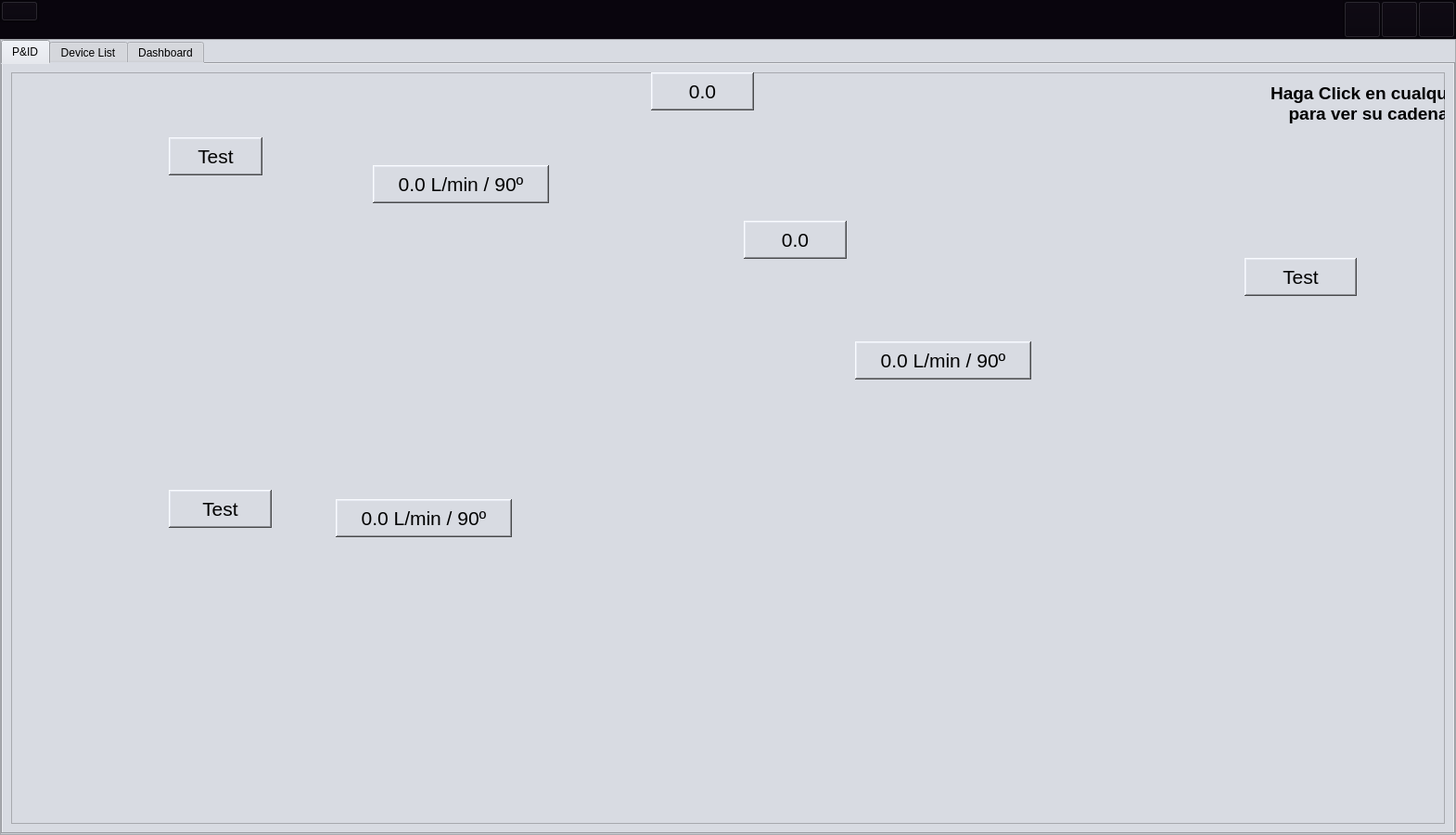
<?xml version="1.0" encoding="UTF-8"?>
<ui version="4.0">
 <class>MainWindow</class>
 <widget class="QMainWindow" name="MainWindow">
  <property name="geometry">
   <rect>
    <x>0</x>
    <y>0</y>
    <width>1570</width>
    <height>900</height>
   </rect>
  </property>
  <property name="contextMenuPolicy">
   <enum>Qt::DefaultContextMenu</enum>
  </property>
  <property name="windowTitle">
   <string>Revolvedora IoT</string>
  </property>
  <property name="windowOpacity">
   <double>1.000000000000000</double>
  </property>
  <widget class="QWidget" name="centralwidget">
   <layout class="QHBoxLayout" name="horizontalLayout">
    <property name="spacing">
     <number>0</number>
    </property>
    <property name="leftMargin">
     <number>0</number>
    </property>
    <property name="topMargin">
     <number>0</number>
    </property>
    <property name="rightMargin">
     <number>0</number>
    </property>
    <property name="bottomMargin">
     <number>0</number>
    </property>
    <item>
     <widget class="QFrame" name="left_frame">
      <property name="minimumSize">
       <size>
        <width>0</width>
        <height>0</height>
       </size>
      </property>
      <property name="maximumSize">
       <size>
        <width>0</width>
        <height>16777215</height>
       </size>
      </property>
      <property name="frameShape">
       <enum>QFrame::NoFrame</enum>
      </property>
      <property name="frameShadow">
       <enum>QFrame::Raised</enum>
      </property>
      <layout class="QVBoxLayout" name="verticalLayout_2">
       <property name="spacing">
        <number>0</number>
       </property>
       <property name="leftMargin">
        <number>0</number>
       </property>
       <property name="topMargin">
        <number>0</number>
       </property>
       <property name="rightMargin">
        <number>0</number>
       </property>
       <property name="bottomMargin">
        <number>0</number>
       </property>
       <item>
        <widget class="QFrame" name="creator_frame">
         <property name="minimumSize">
          <size>
           <width>0</width>
           <height>42</height>
          </size>
         </property>
         <property name="styleSheet">
          <string notr="true">background-color: rgb(9, 5, 13)</string>
         </property>
         <property name="frameShape">
          <enum>QFrame::NoFrame</enum>
         </property>
         <property name="frameShadow">
          <enum>QFrame::Raised</enum>
         </property>
         <layout class="QHBoxLayout" name="horizontalLayout_13">
          <property name="spacing">
           <number>0</number>
          </property>
          <property name="leftMargin">
           <number>0</number>
          </property>
          <property name="topMargin">
           <number>0</number>
          </property>
          <property name="rightMargin">
           <number>0</number>
          </property>
          <property name="bottomMargin">
           <number>0</number>
          </property>
          <item>
           <widget class="QLabel" name="creatorL">
            <property name="minimumSize">
             <size>
              <width>155</width>
              <height>30</height>
             </size>
            </property>
            <property name="maximumSize">
             <size>
              <width>161</width>
              <height>33</height>
             </size>
            </property>
            <property name="font">
             <font>
              <pointsize>20</pointsize>
              <weight>75</weight>
              <bold>true</bold>
             </font>
            </property>
            <property name="styleSheet">
             <string notr="true">color: rgb(255, 255, 255);</string>
            </property>
            <property name="text">
             <string>C.P.A 2024</string>
            </property>
            <property name="alignment">
             <set>Qt::AlignCenter</set>
            </property>
           </widget>
          </item>
         </layout>
        </widget>
       </item>
       <item>
        <widget class="QFrame" name="frame">
         <property name="sizePolicy">
          <sizepolicy hsizetype="Preferred" vsizetype="Expanding">
           <horstretch>0</horstretch>
           <verstretch>0</verstretch>
          </sizepolicy>
         </property>
         <property name="frameShape">
          <enum>QFrame::StyledPanel</enum>
         </property>
         <property name="frameShadow">
          <enum>QFrame::Raised</enum>
         </property>
         <layout class="QHBoxLayout" name="horizontalLayout_3"/>
        </widget>
       </item>
      </layout>
     </widget>
    </item>
    <item>
     <widget class="QFrame" name="right_frame">
      <property name="sizePolicy">
       <sizepolicy hsizetype="Preferred" vsizetype="Expanding">
        <horstretch>0</horstretch>
        <verstretch>0</verstretch>
       </sizepolicy>
      </property>
      <property name="styleSheet">
       <string notr="true">background-color: rgb(216, 219, 226);</string>
      </property>
      <property name="frameShape">
       <enum>QFrame::NoFrame</enum>
      </property>
      <property name="frameShadow">
       <enum>QFrame::Raised</enum>
      </property>
      <layout class="QVBoxLayout" name="verticalLayout">
       <property name="spacing">
        <number>0</number>
       </property>
       <property name="leftMargin">
        <number>0</number>
       </property>
       <property name="topMargin">
        <number>0</number>
       </property>
       <property name="rightMargin">
        <number>0</number>
       </property>
       <property name="bottomMargin">
        <number>0</number>
       </property>
       <item>
        <widget class="QFrame" name="header_frame">
         <property name="styleSheet">
          <string notr="true">background-color: rgb(9, 5, 13);</string>
         </property>
         <property name="frameShape">
          <enum>QFrame::NoFrame</enum>
         </property>
         <property name="frameShadow">
          <enum>QFrame::Raised</enum>
         </property>
         <layout class="QHBoxLayout" name="horizontalLayout_2">
          <property name="spacing">
           <number>0</number>
          </property>
          <property name="leftMargin">
           <number>0</number>
          </property>
          <property name="topMargin">
           <number>0</number>
          </property>
          <property name="rightMargin">
           <number>0</number>
          </property>
          <property name="bottomMargin">
           <number>0</number>
          </property>
          <item alignment="Qt::AlignLeft|Qt::AlignTop">
           <widget class="QFrame" name="frame_6">
            <property name="frameShape">
             <enum>QFrame::StyledPanel</enum>
            </property>
            <property name="frameShadow">
             <enum>QFrame::Raised</enum>
            </property>
            <layout class="QHBoxLayout" name="horizontalLayout_7">
             <property name="spacing">
              <number>0</number>
             </property>
             <property name="leftMargin">
              <number>0</number>
             </property>
             <property name="topMargin">
              <number>0</number>
             </property>
             <property name="rightMargin">
              <number>0</number>
             </property>
             <property name="bottomMargin">
              <number>0</number>
             </property>
             <item>
              <widget class="QPushButton" name="open_close_side_bar_btn">
               <property name="maximumSize">
                <size>
                 <width>44</width>
                 <height>40</height>
                </size>
               </property>
               <property name="text">
                <string/>
               </property>
               <property name="icon">
                <iconset resource="Icons/Icons.qrc">
                 <normaloff>:/Icons/menu B.svg</normaloff>:/Icons/menu B.svg</iconset>
               </property>
               <property name="iconSize">
                <size>
                 <width>32</width>
                 <height>32</height>
                </size>
               </property>
              </widget>
             </item>
            </layout>
           </widget>
          </item>
          <item alignment="Qt::AlignRight|Qt::AlignTop">
           <widget class="QFrame" name="frame_7">
            <property name="frameShape">
             <enum>QFrame::StyledPanel</enum>
            </property>
            <property name="frameShadow">
             <enum>QFrame::Raised</enum>
            </property>
            <layout class="QHBoxLayout" name="horizontalLayout_4">
             <property name="spacing">
              <number>0</number>
             </property>
             <property name="leftMargin">
              <number>0</number>
             </property>
             <property name="topMargin">
              <number>0</number>
             </property>
             <property name="rightMargin">
              <number>0</number>
             </property>
             <property name="bottomMargin">
              <number>0</number>
             </property>
             <item>
              <widget class="QPushButton" name="minimize_window_button">
               <property name="minimumSize">
                <size>
                 <width>40</width>
                 <height>40</height>
                </size>
               </property>
               <property name="maximumSize">
                <size>
                 <width>40</width>
                 <height>40</height>
                </size>
               </property>
               <property name="text">
                <string/>
               </property>
               <property name="icon">
                <iconset resource="Icons/Icons.qrc">
                 <normaloff>:/Icons/minus B.svg</normaloff>:/Icons/minus B.svg</iconset>
               </property>
               <property name="iconSize">
                <size>
                 <width>32</width>
                 <height>32</height>
                </size>
               </property>
              </widget>
             </item>
             <item>
              <widget class="QPushButton" name="restore_window_button">
               <property name="minimumSize">
                <size>
                 <width>40</width>
                 <height>40</height>
                </size>
               </property>
               <property name="maximumSize">
                <size>
                 <width>40</width>
                 <height>40</height>
                </size>
               </property>
               <property name="text">
                <string/>
               </property>
               <property name="icon">
                <iconset resource="Icons/Icons.qrc">
                 <normaloff>:/Icons/expand B.svg</normaloff>:/Icons/expand B.svg</iconset>
               </property>
               <property name="iconSize">
                <size>
                 <width>32</width>
                 <height>32</height>
                </size>
               </property>
              </widget>
             </item>
             <item>
              <widget class="QPushButton" name="close_window_button">
               <property name="minimumSize">
                <size>
                 <width>40</width>
                 <height>40</height>
                </size>
               </property>
               <property name="maximumSize">
                <size>
                 <width>40</width>
                 <height>40</height>
                </size>
               </property>
               <property name="text">
                <string/>
               </property>
               <property name="icon">
                <iconset resource="Icons/Icons.qrc">
                 <normaloff>:/Icons/cross B.svg</normaloff>:/Icons/cross B.svg</iconset>
               </property>
               <property name="iconSize">
                <size>
                 <width>32</width>
                 <height>31</height>
                </size>
               </property>
              </widget>
             </item>
            </layout>
           </widget>
          </item>
         </layout>
        </widget>
       </item>
       <item>
        <widget class="QFrame" name="body_frame">
         <property name="sizePolicy">
          <sizepolicy hsizetype="Preferred" vsizetype="Expanding">
           <horstretch>0</horstretch>
           <verstretch>0</verstretch>
          </sizepolicy>
         </property>
         <property name="styleSheet">
          <string notr="true">background-color: rgb(216, 219, 226);</string>
         </property>
         <property name="frameShape">
          <enum>QFrame::StyledPanel</enum>
         </property>
         <property name="frameShadow">
          <enum>QFrame::Raised</enum>
         </property>
         <layout class="QVBoxLayout" name="verticalLayout_3">
          <property name="spacing">
           <number>0</number>
          </property>
          <property name="leftMargin">
           <number>0</number>
          </property>
          <property name="topMargin">
           <number>0</number>
          </property>
          <property name="rightMargin">
           <number>0</number>
          </property>
          <property name="bottomMargin">
           <number>0</number>
          </property>
          <item>
           <widget class="QTabWidget" name="tabWidget">
            <property name="sizePolicy">
             <sizepolicy hsizetype="Minimum" vsizetype="Expanding">
              <horstretch>0</horstretch>
              <verstretch>0</verstretch>
             </sizepolicy>
            </property>
            <property name="autoFillBackground">
             <bool>false</bool>
            </property>
            <property name="tabShape">
             <enum>QTabWidget::Rounded</enum>
            </property>
            <property name="currentIndex">
             <number>0</number>
            </property>
            <property name="iconSize">
             <size>
              <width>15</width>
              <height>16</height>
             </size>
            </property>
            <property name="usesScrollButtons">
             <bool>false</bool>
            </property>
            <property name="tabsClosable">
             <bool>false</bool>
            </property>
            <property name="movable">
             <bool>false</bool>
            </property>
            <property name="tabBarAutoHide">
             <bool>false</bool>
            </property>
            <widget class="QWidget" name="pid">
             <attribute name="title">
              <string>P&amp;&amp;ID</string>
             </attribute>
             <layout class="QVBoxLayout" name="verticalLayout_5">
              <item>
               <widget class="QFrame" name="Diagrama">
                <property name="styleSheet">
                 <string notr="true">#Diagrama{
	image: url(:/Diagrams/PIDproyecto.svg);
    background-repeat: no-repeat;
    background-position: center;

}</string>
                </property>
                <property name="frameShape">
                 <enum>QFrame::StyledPanel</enum>
                </property>
                <property name="frameShadow">
                 <enum>QFrame::Raised</enum>
                </property>
                <widget class="QPushButton" name="Tank_1btn">
                 <property name="geometry">
                  <rect>
                   <x>20</x>
                   <y>40</y>
                   <width>171</width>
                   <height>351</height>
                  </rect>
                 </property>
                 <property name="maximumSize">
                  <size>
                   <width>219</width>
                   <height>380</height>
                  </size>
                 </property>
                 <property name="font">
                  <font>
                   <kerning>true</kerning>
                  </font>
                 </property>
                 <property name="cursor">
                  <cursorShape>PointingHandCursor</cursorShape>
                 </property>
                 <property name="text">
                  <string/>
                 </property>
                 <property name="flat">
                  <bool>true</bool>
                 </property>
                </widget>
                <widget class="QPushButton" name="Tank_4btn">
                 <property name="geometry">
                  <rect>
                   <x>1270</x>
                   <y>240</y>
                   <width>251</width>
                   <height>421</height>
                  </rect>
                 </property>
                 <property name="text">
                  <string/>
                 </property>
                 <property name="flat">
                  <bool>true</bool>
                 </property>
                </widget>
                <widget class="QLabel" name="creatorL_2">
                 <property name="geometry">
                  <rect>
                   <x>1350</x>
                   <y>10</y>
                   <width>319</width>
                   <height>46</height>
                  </rect>
                 </property>
                 <property name="minimumSize">
                  <size>
                   <width>0</width>
                   <height>0</height>
                  </size>
                 </property>
                 <property name="maximumSize">
                  <size>
                   <width>900</width>
                   <height>1000</height>
                  </size>
                 </property>
                 <property name="palette">
                  <palette>
                   <active>
                    <colorrole role="Button">
                     <brush brushstyle="SolidPattern">
                      <color alpha="0">
                       <red>0</red>
                       <green>0</green>
                       <blue>0</blue>
                      </color>
                     </brush>
                    </colorrole>
                    <colorrole role="Base">
                     <brush brushstyle="SolidPattern">
                      <color alpha="0">
                       <red>0</red>
                       <green>0</green>
                       <blue>0</blue>
                      </color>
                     </brush>
                    </colorrole>
                    <colorrole role="Window">
                     <brush brushstyle="SolidPattern">
                      <color alpha="0">
                       <red>0</red>
                       <green>0</green>
                       <blue>0</blue>
                      </color>
                     </brush>
                    </colorrole>
                   </active>
                   <inactive>
                    <colorrole role="Button">
                     <brush brushstyle="SolidPattern">
                      <color alpha="0">
                       <red>0</red>
                       <green>0</green>
                       <blue>0</blue>
                      </color>
                     </brush>
                    </colorrole>
                    <colorrole role="Base">
                     <brush brushstyle="SolidPattern">
                      <color alpha="0">
                       <red>0</red>
                       <green>0</green>
                       <blue>0</blue>
                      </color>
                     </brush>
                    </colorrole>
                    <colorrole role="Window">
                     <brush brushstyle="SolidPattern">
                      <color alpha="0">
                       <red>0</red>
                       <green>0</green>
                       <blue>0</blue>
                      </color>
                     </brush>
                    </colorrole>
                   </inactive>
                   <disabled>
                    <colorrole role="Button">
                     <brush brushstyle="SolidPattern">
                      <color alpha="0">
                       <red>0</red>
                       <green>0</green>
                       <blue>0</blue>
                      </color>
                     </brush>
                    </colorrole>
                    <colorrole role="Base">
                     <brush brushstyle="SolidPattern">
                      <color alpha="0">
                       <red>0</red>
                       <green>0</green>
                       <blue>0</blue>
                      </color>
                     </brush>
                    </colorrole>
                    <colorrole role="Window">
                     <brush brushstyle="SolidPattern">
                      <color alpha="0">
                       <red>0</red>
                       <green>0</green>
                       <blue>0</blue>
                      </color>
                     </brush>
                    </colorrole>
                   </disabled>
                  </palette>
                 </property>
                 <property name="font">
                  <font>
                   <pointsize>14</pointsize>
                   <weight>75</weight>
                   <bold>true</bold>
                  </font>
                 </property>
                 <property name="styleSheet">
                  <string notr="true">
#creatorL_2{
    background: transparent;
    border: none;
}</string>
                 </property>
                 <property name="text">
                  <string>Haga Click en cualquier elemento 
 para ver su cadena de control</string>
                 </property>
                 <property name="scaledContents">
                  <bool>true</bool>
                 </property>
                 <property name="alignment">
                  <set>Qt::AlignCenter</set>
                 </property>
                </widget>
                <widget class="QPushButton" name="Tank_2btn">
                 <property name="geometry">
                  <rect>
                   <x>20</x>
                   <y>410</y>
                   <width>171</width>
                   <height>351</height>
                  </rect>
                 </property>
                 <property name="text">
                  <string/>
                 </property>
                 <property name="flat">
                  <bool>true</bool>
                 </property>
                </widget>
                <widget class="QPushButton" name="Tank_3btn">
                 <property name="geometry">
                  <rect>
                   <x>590</x>
                   <y>0</y>
                   <width>311</width>
                   <height>661</height>
                  </rect>
                 </property>
                 <property name="text">
                  <string/>
                 </property>
                 <property name="flat">
                  <bool>true</bool>
                 </property>
                </widget>
                <widget class="QPushButton" name="Valve_1btn">
                 <property name="geometry">
                  <rect>
                   <x>350</x>
                   <y>140</y>
                   <width>261</width>
                   <height>261</height>
                  </rect>
                 </property>
                 <property name="styleSheet">
                  <string notr="true">#Tank_1 {
    background: transparent;
    border: none;
}</string>
                 </property>
                 <property name="text">
                  <string/>
                 </property>
                 <property name="flat">
                  <bool>true</bool>
                 </property>
                </widget>
                <widget class="QPushButton" name="Valve_3btn">
                 <property name="geometry">
                  <rect>
                   <x>880</x>
                   <y>330</y>
                   <width>241</width>
                   <height>251</height>
                  </rect>
                 </property>
                 <property name="text">
                  <string/>
                 </property>
                 <property name="flat">
                  <bool>true</bool>
                 </property>
                </widget>
                <widget class="QPushButton" name="Valve_2btn">
                 <property name="geometry">
                  <rect>
                   <x>320</x>
                   <y>490</y>
                   <width>231</width>
                   <height>231</height>
                  </rect>
                 </property>
                 <property name="text">
                  <string/>
                 </property>
                 <property name="flat">
                  <bool>true</bool>
                 </property>
                </widget>
                <widget class="QLabel" name="Tank_1L">
                 <property name="geometry">
                  <rect>
                   <x>170</x>
                   <y>70</y>
                   <width>101</width>
                   <height>41</height>
                  </rect>
                 </property>
                 <property name="minimumSize">
                  <size>
                   <width>101</width>
                   <height>41</height>
                  </size>
                 </property>
                 <property name="maximumSize">
                  <size>
                   <width>101</width>
                   <height>41</height>
                  </size>
                 </property>
                 <property name="font">
                  <font>
                   <pointsize>16</pointsize>
                  </font>
                 </property>
                 <property name="frameShape">
                  <enum>QFrame::WinPanel</enum>
                 </property>
                 <property name="frameShadow">
                  <enum>QFrame::Raised</enum>
                 </property>
                 <property name="lineWidth">
                  <number>3</number>
                 </property>
                 <property name="text">
                  <string>Test</string>
                 </property>
                 <property name="alignment">
                  <set>Qt::AlignCenter</set>
                 </property>
                </widget>
                <widget class="QLabel" name="Tank_2L">
                 <property name="geometry">
                  <rect>
                   <x>170</x>
                   <y>450</y>
                   <width>111</width>
                   <height>41</height>
                  </rect>
                 </property>
                 <property name="minimumSize">
                  <size>
                   <width>111</width>
                   <height>41</height>
                  </size>
                 </property>
                 <property name="maximumSize">
                  <size>
                   <width>111</width>
                   <height>41</height>
                  </size>
                 </property>
                 <property name="font">
                  <font>
                   <pointsize>16</pointsize>
                  </font>
                 </property>
                 <property name="frameShape">
                  <enum>QFrame::WinPanel</enum>
                 </property>
                 <property name="frameShadow">
                  <enum>QFrame::Raised</enum>
                 </property>
                 <property name="lineWidth">
                  <number>3</number>
                 </property>
                 <property name="text">
                  <string>Test</string>
                 </property>
                 <property name="alignment">
                  <set>Qt::AlignCenter</set>
                 </property>
                </widget>
                <widget class="QLabel" name="Tank_3L">
                 <property name="geometry">
                  <rect>
                   <x>790</x>
                   <y>160</y>
                   <width>111</width>
                   <height>41</height>
                  </rect>
                 </property>
                 <property name="minimumSize">
                  <size>
                   <width>111</width>
                   <height>41</height>
                  </size>
                 </property>
                 <property name="maximumSize">
                  <size>
                   <width>111</width>
                   <height>41</height>
                  </size>
                 </property>
                 <property name="font">
                  <font>
                   <pointsize>16</pointsize>
                  </font>
                 </property>
                 <property name="frameShape">
                  <enum>QFrame::WinPanel</enum>
                 </property>
                 <property name="frameShadow">
                  <enum>QFrame::Raised</enum>
                 </property>
                 <property name="lineWidth">
                  <number>3</number>
                 </property>
                 <property name="text">
                  <string>0.0</string>
                 </property>
                 <property name="alignment">
                  <set>Qt::AlignCenter</set>
                 </property>
                </widget>
                <widget class="QLabel" name="Valve_1L">
                 <property name="geometry">
                  <rect>
                   <x>390</x>
                   <y>100</y>
                   <width>190</width>
                   <height>41</height>
                  </rect>
                 </property>
                 <property name="minimumSize">
                  <size>
                   <width>190</width>
                   <height>41</height>
                  </size>
                 </property>
                 <property name="maximumSize">
                  <size>
                   <width>111</width>
                   <height>41</height>
                  </size>
                 </property>
                 <property name="sizeIncrement">
                  <size>
                   <width>0</width>
                   <height>0</height>
                  </size>
                 </property>
                 <property name="font">
                  <font>
                   <pointsize>16</pointsize>
                  </font>
                 </property>
                 <property name="frameShape">
                  <enum>QFrame::WinPanel</enum>
                 </property>
                 <property name="frameShadow">
                  <enum>QFrame::Raised</enum>
                 </property>
                 <property name="lineWidth">
                  <number>3</number>
                 </property>
                 <property name="text">
                  <string>0.0 L/min / 90º</string>
                 </property>
                 <property name="alignment">
                  <set>Qt::AlignCenter</set>
                 </property>
                </widget>
                <widget class="QLabel" name="Valve_3L">
                 <property name="geometry">
                  <rect>
                   <x>910</x>
                   <y>290</y>
                   <width>190</width>
                   <height>41</height>
                  </rect>
                 </property>
                 <property name="minimumSize">
                  <size>
                   <width>190</width>
                   <height>41</height>
                  </size>
                 </property>
                 <property name="maximumSize">
                  <size>
                   <width>111</width>
                   <height>41</height>
                  </size>
                 </property>
                 <property name="font">
                  <font>
                   <pointsize>16</pointsize>
                  </font>
                 </property>
                 <property name="frameShape">
                  <enum>QFrame::WinPanel</enum>
                 </property>
                 <property name="frameShadow">
                  <enum>QFrame::Raised</enum>
                 </property>
                 <property name="lineWidth">
                  <number>3</number>
                 </property>
                 <property name="text">
                  <string>0.0 L/min / 90º</string>
                 </property>
                 <property name="alignment">
                  <set>Qt::AlignCenter</set>
                 </property>
                </widget>
                <widget class="QLabel" name="Tank_4L">
                 <property name="geometry">
                  <rect>
                   <x>1330</x>
                   <y>200</y>
                   <width>121</width>
                   <height>41</height>
                  </rect>
                 </property>
                 <property name="minimumSize">
                  <size>
                   <width>121</width>
                   <height>41</height>
                  </size>
                 </property>
                 <property name="maximumSize">
                  <size>
                   <width>121</width>
                   <height>41</height>
                  </size>
                 </property>
                 <property name="font">
                  <font>
                   <pointsize>16</pointsize>
                  </font>
                 </property>
                 <property name="frameShape">
                  <enum>QFrame::WinPanel</enum>
                 </property>
                 <property name="frameShadow">
                  <enum>QFrame::Raised</enum>
                 </property>
                 <property name="lineWidth">
                  <number>3</number>
                 </property>
                 <property name="text">
                  <string>Test</string>
                 </property>
                 <property name="alignment">
                  <set>Qt::AlignCenter</set>
                 </property>
                </widget>
                <widget class="QLabel" name="Valve_2L">
                 <property name="geometry">
                  <rect>
                   <x>350</x>
                   <y>460</y>
                   <width>190</width>
                   <height>41</height>
                  </rect>
                 </property>
                 <property name="minimumSize">
                  <size>
                   <width>190</width>
                   <height>41</height>
                  </size>
                 </property>
                 <property name="maximumSize">
                  <size>
                   <width>111</width>
                   <height>41</height>
                  </size>
                 </property>
                 <property name="font">
                  <font>
                   <pointsize>16</pointsize>
                  </font>
                 </property>
                 <property name="frameShape">
                  <enum>QFrame::WinPanel</enum>
                 </property>
                 <property name="frameShadow">
                  <enum>QFrame::Raised</enum>
                 </property>
                 <property name="lineWidth">
                  <number>3</number>
                 </property>
                 <property name="text">
                  <string>0.0 L/min / 90º</string>
                 </property>
                 <property name="alignment">
                  <set>Qt::AlignCenter</set>
                 </property>
                </widget>
                <widget class="QLabel" name="Tank_3ML">
                 <property name="geometry">
                  <rect>
                   <x>690</x>
                   <y>0</y>
                   <width>111</width>
                   <height>41</height>
                  </rect>
                 </property>
                 <property name="minimumSize">
                  <size>
                   <width>111</width>
                   <height>41</height>
                  </size>
                 </property>
                 <property name="maximumSize">
                  <size>
                   <width>111</width>
                   <height>41</height>
                  </size>
                 </property>
                 <property name="font">
                  <font>
                   <pointsize>16</pointsize>
                  </font>
                 </property>
                 <property name="frameShape">
                  <enum>QFrame::WinPanel</enum>
                 </property>
                 <property name="frameShadow">
                  <enum>QFrame::Raised</enum>
                 </property>
                 <property name="lineWidth">
                  <number>3</number>
                 </property>
                 <property name="text">
                  <string>0.0</string>
                 </property>
                 <property name="alignment">
                  <set>Qt::AlignCenter</set>
                 </property>
                </widget>
                <zorder>Valve_2btn</zorder>
                <zorder>Valve_3btn</zorder>
                <zorder>Valve_1btn</zorder>
                <zorder>Tank_3btn</zorder>
                <zorder>Tank_2btn</zorder>
                <zorder>creatorL_2</zorder>
                <zorder>Tank_4btn</zorder>
                <zorder>Tank_1btn</zorder>
                <zorder>Tank_1L</zorder>
                <zorder>Tank_2L</zorder>
                <zorder>Tank_3L</zorder>
                <zorder>Valve_1L</zorder>
                <zorder>Valve_3L</zorder>
                <zorder>Tank_4L</zorder>
                <zorder>Valve_2L</zorder>
                <zorder>Tank_3ML</zorder>
               </widget>
              </item>
             </layout>
            </widget>
            <widget class="QWidget" name="Device_List">
             <attribute name="title">
              <string>Device List</string>
             </attribute>
             <layout class="QHBoxLayout" name="horizontalLayout_5">
              <item>
               <widget class="QTableWidget" name="tableWidget">
                <property name="sizePolicy">
                 <sizepolicy hsizetype="Expanding" vsizetype="Expanding">
                  <horstretch>0</horstretch>
                  <verstretch>0</verstretch>
                 </sizepolicy>
                </property>
                <property name="minimumSize">
                 <size>
                  <width>700</width>
                  <height>0</height>
                 </size>
                </property>
                <property name="maximumSize">
                 <size>
                  <width>1680</width>
                  <height>16777212</height>
                 </size>
                </property>
                <property name="font">
                 <font>
                  <pointsize>12</pointsize>
                 </font>
                </property>
                <property name="sortingEnabled">
                 <bool>true</bool>
                </property>
                <column>
                 <property name="text">
                  <string>Device_ID</string>
                 </property>
                 <property name="font">
                  <font>
                   <pointsize>16</pointsize>
                  </font>
                 </property>
                </column>
                <column>
                 <property name="text">
                  <string>IP_address</string>
                 </property>
                 <property name="font">
                  <font>
                   <pointsize>16</pointsize>
                  </font>
                 </property>
                </column>
                <column>
                 <property name="text">
                  <string>Type</string>
                 </property>
                 <property name="font">
                  <font>
                   <pointsize>16</pointsize>
                  </font>
                 </property>
                </column>
                <column>
                 <property name="text">
                  <string>Tag</string>
                 </property>
                 <property name="font">
                  <font>
                   <pointsize>16</pointsize>
                  </font>
                 </property>
                </column>
                <column>
                 <property name="text">
                  <string>Location</string>
                 </property>
                 <property name="font">
                  <font>
                   <pointsize>16</pointsize>
                  </font>
                 </property>
                </column>
                <column>
                 <property name="text">
                  <string>Description</string>
                 </property>
                 <property name="font">
                  <font>
                   <pointsize>16</pointsize>
                  </font>
                 </property>
                </column>
                <column>
                 <property name="text">
                  <string>State</string>
                 </property>
                 <property name="font">
                  <font>
                   <pointsize>16</pointsize>
                  </font>
                 </property>
                </column>
                <column>
                 <property name="text">
                  <string>ONLINE</string>
                 </property>
                 <property name="font">
                  <font>
                   <family>Segoe UI</family>
                   <pointsize>16</pointsize>
                  </font>
                 </property>
                </column>
               </widget>
              </item>
             </layout>
            </widget>
            <widget class="QWidget" name="Dashboard">
             <attribute name="title">
              <string>Dashboard</string>
             </attribute>
             <layout class="QVBoxLayout" name="verticalLayout_4">
              <item>
               <widget class="QFrame" name="frame_2">
                <property name="frameShape">
                 <enum>QFrame::StyledPanel</enum>
                </property>
                <property name="frameShadow">
                 <enum>QFrame::Raised</enum>
                </property>
                <layout class="QHBoxLayout" name="horizontalLayout_6">
                 <property name="spacing">
                  <number>0</number>
                 </property>
                 <property name="leftMargin">
                  <number>0</number>
                 </property>
                 <property name="topMargin">
                  <number>0</number>
                 </property>
                 <property name="rightMargin">
                  <number>0</number>
                 </property>
                 <property name="bottomMargin">
                  <number>0</number>
                 </property>
                 <item>
                  <widget class="QWidget" name="widget" native="true"/>
                 </item>
                </layout>
               </widget>
              </item>
             </layout>
            </widget>
           </widget>
          </item>
         </layout>
        </widget>
       </item>
      </layout>
     </widget>
    </item>
   </layout>
  </widget>
 </widget>
 <layoutdefault spacing="6" margin="9"/>
 <resources>
  <include location="Icons/Icons.qrc"/>
  <include location="Diagrams/Diagrams.qrc"/>
 </resources>
 <connections/>
 <designerdata>
  <property name="gridDeltaX">
   <number>10</number>
  </property>
  <property name="gridDeltaY">
   <number>10</number>
  </property>
  <property name="gridSnapX">
   <bool>true</bool>
  </property>
  <property name="gridSnapY">
   <bool>true</bool>
  </property>
  <property name="gridVisible">
   <bool>true</bool>
  </property>
 </designerdata>
</ui>
